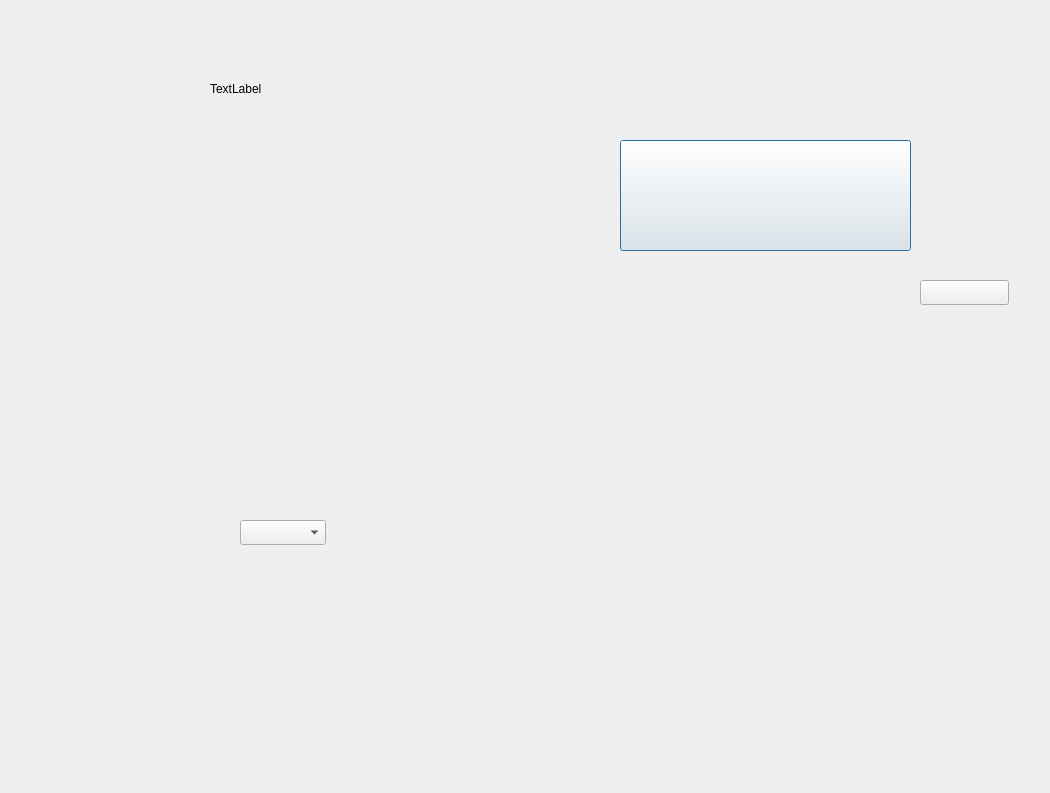
<?xml version="1.0" encoding="UTF-8"?>
<ui version="4.0">
 <class>HomeIdle</class>
 <widget class="QDialog" name="HomeIdle">
  <property name="geometry">
   <rect>
    <x>0</x>
    <y>0</y>
    <width>1050</width>
    <height>793</height>
   </rect>
  </property>
  <property name="windowTitle">
   <string>Dialog</string>
  </property>
  <widget class="QPushButton" name="Home_Idle_btOpenDoor">
   <property name="geometry">
    <rect>
     <x>620</x>
     <y>140</y>
     <width>291</width>
     <height>111</height>
    </rect>
   </property>
   <property name="text">
    <string/>
   </property>
  </widget>
  <widget class="QPushButton" name="Home_Idle_btPen">
   <property name="geometry">
    <rect>
     <x>920</x>
     <y>280</y>
     <width>89</width>
     <height>25</height>
    </rect>
   </property>
   <property name="text">
    <string/>
   </property>
  </widget>
  <widget class="QLabel" name="Home_Idle_lbGif">
   <property name="geometry">
    <rect>
     <x>210</x>
     <y>80</y>
     <width>67</width>
     <height>17</height>
    </rect>
   </property>
   <property name="text">
    <string>TextLabel</string>
   </property>
  </widget>
  <widget class="QLabel" name="Home_Idle_lbSampleInfo">
   <property name="geometry">
    <rect>
     <x>540</x>
     <y>460</y>
     <width>67</width>
     <height>17</height>
    </rect>
   </property>
   <property name="text">
    <string/>
   </property>
  </widget>
  <widget class="QLabel" name="Home_Idle_lbTestName">
   <property name="geometry">
    <rect>
     <x>490</x>
     <y>560</y>
     <width>67</width>
     <height>17</height>
    </rect>
   </property>
   <property name="text">
    <string/>
   </property>
  </widget>
  <widget class="QLabel" name="Home_Idle_lbTestSerial">
   <property name="geometry">
    <rect>
     <x>490</x>
     <y>600</y>
     <width>67</width>
     <height>17</height>
    </rect>
   </property>
   <property name="text">
    <string/>
   </property>
  </widget>
  <widget class="QComboBox" name="Home_Idle_cbTestType">
   <property name="geometry">
    <rect>
     <x>240</x>
     <y>520</y>
     <width>86</width>
     <height>25</height>
    </rect>
   </property>
  </widget>
  <widget class="QLabel" name="Home_Idle_lbSampleCode">
   <property name="geometry">
    <rect>
     <x>540</x>
     <y>410</y>
     <width>67</width>
     <height>17</height>
    </rect>
   </property>
   <property name="text">
    <string/>
   </property>
  </widget>
  <widget class="QLabel" name="Home_Idle_lbSampleRemark">
   <property name="geometry">
    <rect>
     <x>540</x>
     <y>510</y>
     <width>67</width>
     <height>17</height>
    </rect>
   </property>
   <property name="text">
    <string/>
   </property>
  </widget>
  <widget class="QLabel" name="Home_Idle_lbOpen">
   <property name="geometry">
    <rect>
     <x>340</x>
     <y>700</y>
     <width>67</width>
     <height>17</height>
    </rect>
   </property>
   <property name="text">
    <string/>
   </property>
  </widget>
  <widget class="QLabel" name="Home_Idle_lbBarCode">
   <property name="geometry">
    <rect>
     <x>460</x>
     <y>650</y>
     <width>67</width>
     <height>17</height>
    </rect>
   </property>
   <property name="text">
    <string/>
   </property>
  </widget>
  <widget class="QLabel" name="Home_Idle_lbQrCode">
   <property name="geometry">
    <rect>
     <x>460</x>
     <y>700</y>
     <width>67</width>
     <height>17</height>
    </rect>
   </property>
   <property name="text">
    <string/>
   </property>
  </widget>
  <widget class="QLabel" name="Home_Idle_lbBox">
   <property name="geometry">
    <rect>
     <x>460</x>
     <y>740</y>
     <width>67</width>
     <height>17</height>
    </rect>
   </property>
   <property name="text">
    <string/>
   </property>
  </widget>
  <widget class="QLabel" name="Home_Idle_lbTips">
   <property name="geometry">
    <rect>
     <x>810</x>
     <y>490</y>
     <width>67</width>
     <height>17</height>
    </rect>
   </property>
   <property name="text">
    <string/>
   </property>
  </widget>
  <widget class="QLabel" name="Home_Idle_lbBK1">
   <property name="geometry">
    <rect>
     <x>80</x>
     <y>280</y>
     <width>54</width>
     <height>12</height>
    </rect>
   </property>
   <property name="text">
    <string/>
   </property>
  </widget>
  <widget class="QLabel" name="Home_Idle_lbBK2">
   <property name="geometry">
    <rect>
     <x>80</x>
     <y>420</y>
     <width>54</width>
     <height>12</height>
    </rect>
   </property>
   <property name="text">
    <string/>
   </property>
  </widget>
  <zorder>Home_Idle_lbBK2</zorder>
  <zorder>Home_Idle_lbBK1</zorder>
  <zorder>Home_Idle_btOpenDoor</zorder>
  <zorder>Home_Idle_btPen</zorder>
  <zorder>Home_Idle_lbGif</zorder>
  <zorder>Home_Idle_lbSampleInfo</zorder>
  <zorder>Home_Idle_lbTestName</zorder>
  <zorder>Home_Idle_lbTestSerial</zorder>
  <zorder>Home_Idle_cbTestType</zorder>
  <zorder>Home_Idle_lbSampleCode</zorder>
  <zorder>Home_Idle_lbSampleRemark</zorder>
  <zorder>Home_Idle_lbOpen</zorder>
  <zorder>Home_Idle_lbBarCode</zorder>
  <zorder>Home_Idle_lbQrCode</zorder>
  <zorder>Home_Idle_lbBox</zorder>
  <zorder>Home_Idle_lbTips</zorder>
 </widget>
 <resources/>
 <connections/>
</ui>
